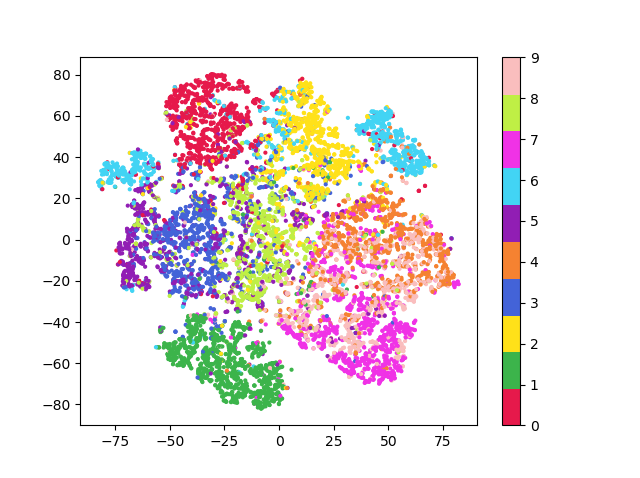

Write Python code to recreate this figure.
from __future__ import print_function
import argparse
import torch
import torch.utils.data
import time
from torch import nn, optim
from torch.nn import functional as F
from torchvision import datasets, transforms
from torchvision.utils import save_image
from torchsummary import summary
from sklearn.manifold import TSNE
from mpl_toolkits.mplot3d import Axes3D

import numpy as np
import matplotlib.pyplot as plt
import matplotlib.cbook as cbook
import matplotlib.colors as colors

startTime = time.time()
parser = argparse.ArgumentParser(description='VAE MNIST Example')
parser.add_argument('--batch-size', type=int, default=128, metavar='N',
                    help='input batch size for training (default: 128)')
parser.add_argument('--epochs', type=int, default=10, metavar='N',
                    help='number of epochs to train (default: 10)')
parser.add_argument('--no-cuda', action='store_true', default=False,
                    help='enables CUDA training')
parser.add_argument('--seed', type=int, default=1, metavar='S',
                    help='random seed (default: 1)')
parser.add_argument('--log-interval', type=int, default=10, metavar='N',
                    help='how many batches to wait before logging training status')
parser.add_argument('--save', type=str, default='', metavar='s',
                    help='saves the weights to a given filepath')
parser.add_argument('--load', type=str, default='', metavar='l',
                    help='loads the weights from a given filepath')
parser.add_argument('--beta', type=float, default=1.0, metavar='b',
                    help='sets the value of beta for a beta-vae implementation')
parser.add_argument('--lsdim', type = int, default=2, metavar='l',
                    help='sets the number of dimensions in the latent space. should be >1. If  <3, will generate graphical representation of latent without TSNE projection')
                    #current implementation may not be optimal for dims above 4

args = parser.parse_args()
args.cuda = not args.no_cuda and torch.cuda.is_available()

torch.manual_seed(args.seed)

device = torch.device("cuda" if args.cuda else "cpu")

kwargs = {'num_workers': 1, 'pin_memory': True} if args.cuda else {}
train_loader = torch.utils.data.DataLoader(
    datasets.MNIST('../data', train=True, download=True,
                   transform=transforms.ToTensor()),
    batch_size=args.batch_size, shuffle=True, **kwargs)
test_loader = torch.utils.data.DataLoader(
    datasets.MNIST('../data', train=False, transform=transforms.ToTensor()),
    batch_size=args.batch_size, shuffle=True, **kwargs)
    
"""
Secpmd Convolutional Neural Network Variational Autoencoder with Transpose Convolutional Decoder
Uses 4 convolutional hidden layers in the encoder before encoding a distribution
Applies 1 fully-connected and 3 transpose convolutional hidden layers to code before output layer.

@author Davis Jackson & Quinn Wyner
"""
    
    
class VAE(nn.Module):
    def __init__(self):
        super(VAE, self).__init__()

        #(1,28,28) -> (8,26,26)
        self.conv1 = nn.Conv2d(1, 8, 3)
        
        #(8,13,13) -> (16,12,12)
        self.conv2 = nn.Conv2d(8, 16, 2)
        
        #(16,6,6) -> (32,4,4)
        self.conv3 = nn.Conv2d(16, 32, 3)
        
        #(32,4,4) -> (64,2,2)
        self.conv4 = nn.Conv2d(32, 64, 3)

        #(80,4,4) -> lsdim mean and logvar
        self.mean = nn.Linear(64*2*2, args.lsdim)
        self.variance = nn.Linear(64*2*2, args.lsdim)

        #(args.lsdim -> 4)
        self.fc1 = nn.Linear(args.lsdim, 4)
        #reshape elsewhere
        
        #(1,2,2) -> (32,7,7)
        self.convt1 = nn.ConvTranspose2d(1, 32, 6)
        
        #(32,7,7) -> (16, 14, 14)
        self.convt2 = nn.ConvTranspose2d(32, 16, 8)

        #(16, 14, 14) -> (8, 20, 20)
        self.convt3 = nn.ConvTranspose2d(16, 8, 7)

        #(8,20, 20) -> (1, 28, 28) 
        self.convt4 = nn.ConvTranspose2d(8, 1, 9)
        

    def encode(self, x):
        return self.mean(x), self.variance(x)

    def reparameterize(self, mu, logvar):
        std = torch.exp(0.5*logvar)
        eps = torch.randn_like(std)
        return eps.mul(std).add_(mu)

    def decode(self, z):
        #implement
        d1 = F.relu(self.fc1(z))
        d1r = d1.view(-1,1,2,2)
        d2 = F.relu(self.convt1(d1r))
        d3 = F.relu(self.convt2(d2))
        d4 = F.relu(self.convt3(d3))
        d5 = F.relu(self.convt4(d4))
        return d5
        

    def forward(self, x):
        #(1,28,28) -> (8,26,26) -> (8,13,13)
        x = F.max_pool2d(F.relu(self.conv1(x)), (2,2))
        
        #(8,13,13) -> (16,12,12) -> (16,6,6)
        x = F.max_pool2d(F.relu(self.conv2(x)), (2,2))
        
        #(16,6,6) -> (32,4,4)
        x = F.relu(self.conv3(x))
        
        #(32,4,4) -> (64,2,2)
        x = F.relu(self.conv4(x))

        #(64,2,2) -> lsdim mean and logvar
        mu, logvar = self.encode(x.view(-1, 64*2*2))

        #get code
        z = self.reparameterize(mu, logvar)

        #decode code
        return self.decode(z), mu, logvar, z


model = VAE().to(device)
optimizer = optim.Adam(model.parameters(), lr=1e-3)

# Reconstruction + KL divergence losses summed over all elements and batch
def loss_function(recon_x, x, mu, logvar):
    MSE = F.mse_loss(recon_x.view(-1,784), x.view(-1, 784), reduction = 'sum')

    # see Appendix B from VAE paper:
    # Kingma and Welling. Auto-Encoding Variational Bayes. ICLR, 2014
    # https://arxiv.org/abs/1312.6114
    # 0.5 * sum(1 + log(sigma^2) - mu^2 - sigma^2)
    KLD = -0.5 * torch.sum(1 + logvar - mu.pow(2) - logvar.exp())

    return MSE + args.beta*KLD


def train(epoch):
    model.train()
    train_loss = 0
    for batch_idx, (data, _) in enumerate(train_loader):
        data = data.to(device)
        optimizer.zero_grad()
        recon_batch, mu, logvar, z = model(data)
        loss = loss_function(recon_batch, data, mu, logvar)
        loss.backward()
        train_loss += loss.item()
        optimizer.step()
        if batch_idx % args.log_interval == 0:
            print('Train Epoch: {} [{}/{} ({:.0f}%)]\tLoss: {:.6f}'.format(
                epoch, batch_idx * len(data), len(train_loader.dataset),
                100. * batch_idx / len(train_loader),
                loss.item() / len(data)))

    print('====> Epoch: {} Average loss: {:.4f}'.format(
          epoch, train_loss / len(train_loader.dataset)))


def test(epoch, max, startTime):
    model.eval()
    test_loss = 0
    zTensor = torch.empty(0,args.lsdim).to(device)
    labelTensor = torch.empty(0, dtype = torch.long)
    with torch.no_grad():
        for i, (data, _) in enumerate(test_loader):
            data = data.to(device)
            recon_batch, mu, logvar, z = model(data)
            test_loss += loss_function(recon_batch, data, mu, logvar).item()
            zTensor = torch.cat((zTensor, z), 0)
            labelTensor = torch.cat((labelTensor, _), 0)
   
    test_loss /= len(test_loader.dataset)
    print('====> Test set loss: {:.4f}'.format(test_loss))
    if(epoch == max):
        print("--- %s seconds ---" % (time.time() - startTime))
        cmap = colors.ListedColormap(['#e6194B', '#3cb44b', '#ffe119', '#4363d8', '#f58231', '#911eb4', '#42d4f4', '#f032e6', '#bfef45', '#fabebe'])
        
        #Handling different dimensionalities
        if (args.lsdim < 3) :
            z1 = torch.Tensor.cpu(zTensor[:, 0]).numpy()
            z2 = torch.Tensor.cpu(zTensor[:, 1]).numpy()
            scatterPlot = plt.scatter(z1, z2, s = 4, c = labelTensor, cmap = cmap) #Regular 2dim plot
            plt.colorbar()
        elif (args.lsdim == 3) :
            fig=plt.figure()
            ax=fig.gca(projection='3d')
            z1 = torch.Tensor.cpu(zTensor[:, 0]).numpy()
            z2 = torch.Tensor.cpu(zTensor[:, 1]).numpy()
            z3 = torch.Tensor.cpu(zTensor[:, 2]).numpy()
            scatterPlot = ax.scatter(z1, z2, z3, s = 4, c = labelTensor, cmap = cmap) #Regular 3dim plot
        else:    
            Z_embedded = TSNE(n_components=2, verbose=1).fit_transform(zTensor.cpu())        
            z1 = Z_embedded[:, 0]
            z2 = Z_embedded[:, 1]
            scatterPlot = plt.scatter(z1, z2, s = 4, c = labelTensor, cmap = cmap) #TSNE projection for >3dim 
            plt.colorbar()

        plt.show()
         
def dplot(x):
    img = decode(x)
    plt.imshow(img)

if __name__ == "__main__":
    summary(model,(1,28,28))
    if(args.load == ''):
        for epoch in range(1, args.epochs + 1):
            train(epoch)
            test(epoch, args.epochs, startTime)
    else:
        model.load_state_dict(torch.load(args.load))
        test(args.epochs, args.epochs, startTime)
    if(args.save != ''):
        torch.save(model.state_dict(), args.save)
